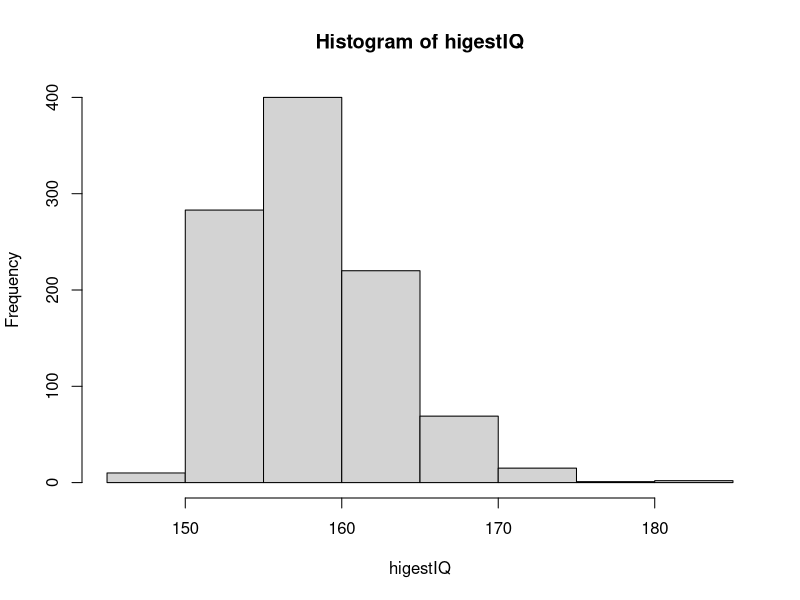
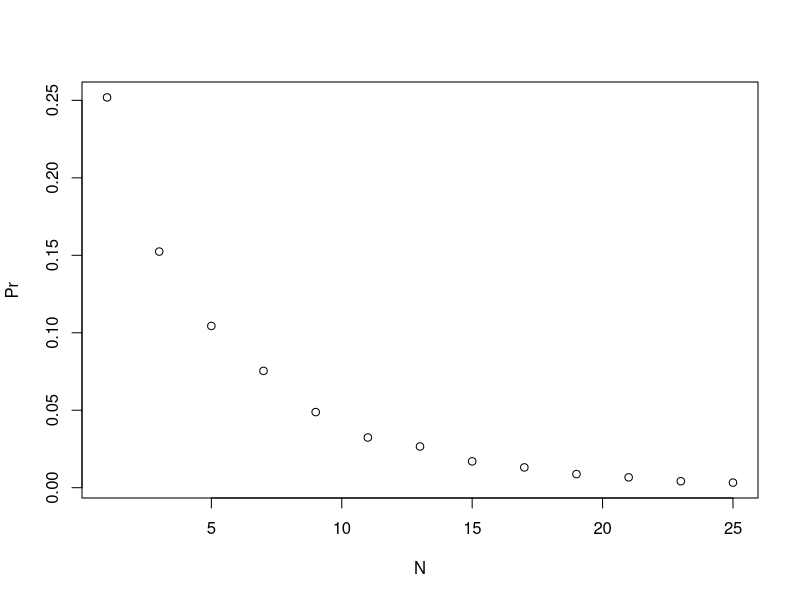
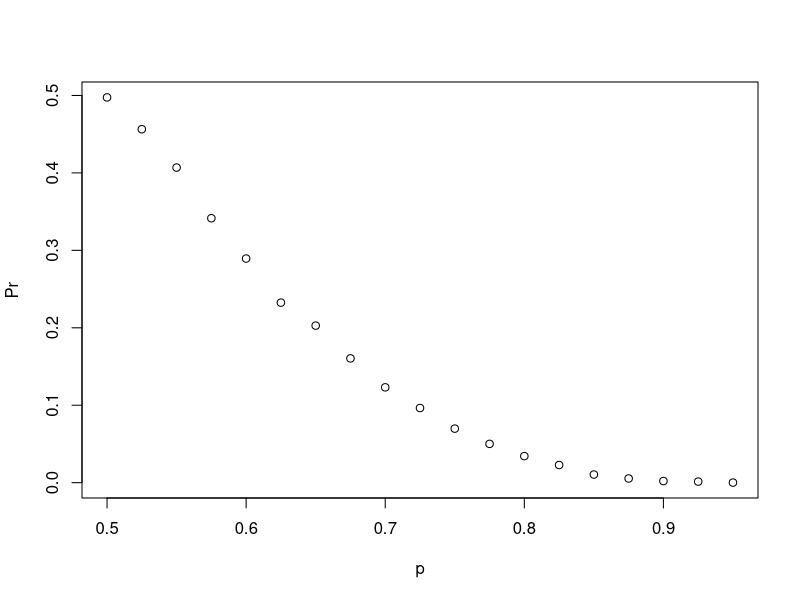
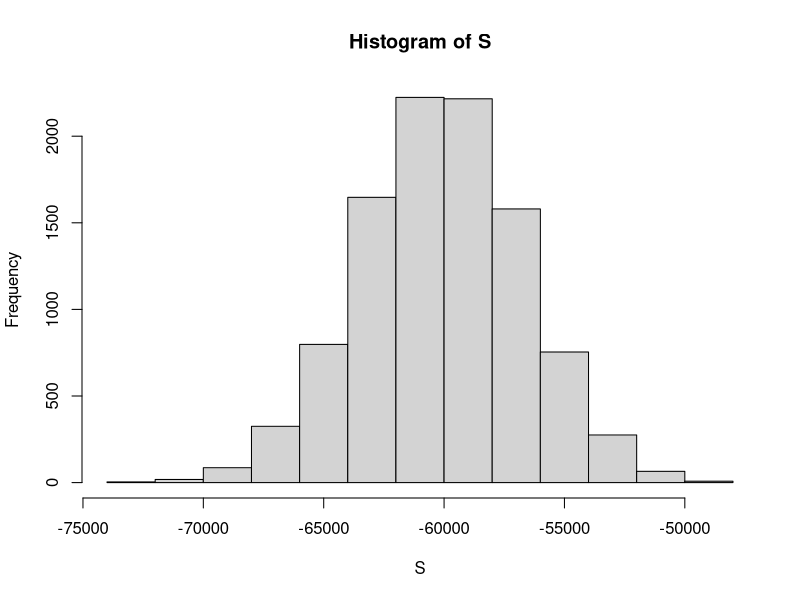

These figures' R source, in order:
## ed.X HarvardX Data Science - Probability

# Assign a variable `p_green` as the probability of the ball landing in a green pocket
p_green <- 2 / 38

# Assign a variable `p_not_green` as the probability of the ball not landing in a green pocket
p_not_green <- 1-p_green

# Define the number of bets using the variable 'n'
n <- 100

# Calculate 'avg', the expected outcome of 100 spins if you win $17 when the ball lands on green and you lose $1 when the ball doesn't land on green
avg <- n * (17*p_green + -1*p_not_green)

# Compute 'se', the standard error of the sum of 100 outcomes
se <- sqrt(n) * (17 - -1)*sqrt(p_green*p_not_green)

# Using the expected value 'avg' and standard error 'se', compute the probability that you win money betting on green 100 times.
1 - pnorm(0, avg, se)

# ------------------------------------------------------------------------

# The variable `B` specifies the number of times we want the simulation to run.
B <- 1000

# Use the `set.seed` function to make sure your answer matches the expected result after random number generation.
set.seed(1)

# Create an object called `highestIQ` that contains the highest IQ score from each random distribution of 10,000 people.
higestIQ <- replicate (B, {
  school <- rnorm(10000, 100, 15)
  max(school)
})

# Make a histogram of the highest IQ scores.
hist(higestIQ)

# ------------------------------------------------------------------------

# Given a value 'p', the probability of winning the series for the underdog team B can be computed with the following function based on a Monte Carlo simulation:
prob_win <- function(N, p=0.75){
  B <- 10000
  result <- replicate(B, {
    b_win <- sample(c(1,0), N, replace = TRUE, prob = c(1-p, p))
    sum(b_win)>=(N+1)/2
  })
  mean(result)
}

# Assign the variable 'N' as the vector of series lengths. Use only odd numbers ranging from 1 to 25 games.
N <- seq(1, 25, 2)

# Apply the 'prob_win' function across the vector of series lengths to determine the probability that team B will win. Call this object `Pr`.
Pr <- sapply(N, prob_win)

# Plot the number of games in the series 'N' on the x-axis and 'Pr' on the y-axis.
plot(N, Pr)

# ------------------------------------------------------------------------

# Let's assign the variable 'p' as the vector of probabilities that team A will win.
p <- seq(0.5, 0.95, 0.025)

# Given a value 'p', the probability of winning the series for the underdog team B can be computed with the following function based on a Monte Carlo simulation:
prob_win <- function(p){
  B <- 10000
  result <- replicate(B, {
    b_win <- sample(c(1,0), 7, replace = TRUE, prob = c(1-p, p))
    sum(b_win)>=4
  })
  mean(result)
}

# Apply the 'prob_win' function across the vector of probabilities that team A will win to determine the probability that team B will win. Call this object 'Pr'.
Pr <- sapply(p, prob_win)

# Plot the probability 'p' on the x-axis and 'Pr' on the y-axis.
plot(p, Pr)

# ------------------------------------------------------------------------

# Assign a variable 'n' as the number of remaining games.
n <- 6

# Assign a variable `outcomes` as a vector of possible game outcomes, where 0 indicates a loss and 1 indicates a win for the Cavs.
outcomes <- c(0,1)

# Assign a variable `l` to a list of all possible outcomes in all remaining games. Use the `rep` function on `list(outcomes)` to create list of length `n`.
l <- rep(list(outcomes), n)

# Create a data frame named 'possibilities' that contains all combinations of possible outcomes for the remaining games.
possibilities <- expand.grid(l)

# Create a vector named 'results' that indicates whether each row in the data frame 'possibilities' contains enough wins for the Cavs to win the series.
results <- rowSums(possibilities) >=4

# Calculate the proportion of 'results' in which the Cavs win the series. Print the outcome to the console.
mean(results)

# ------------------------------------------------------------------------

# Assign the number of loans to the variable `n`
n <- 10000

# Assign the loss per foreclosure to the variable `loss_per_foreclosure`
loss_per_foreclosure <- -200

# Assign the probability of default to the variable `p_default`
p_default <- 0.03

# Use the `set.seed` function to make sure your answer matches the expected result after random sampling
set.seed(1)

# The variable `B` specifies the number of times we want the simulation to run
B <- 10000

# Generate a list of summed losses 'S'. Replicate the code from the previous exercise over 'B' iterations to generate a list of summed losses for 'n' loans
S <- replicate(B, {
  defaults <- sample(c(0,1), n, replace = TRUE, prob = c(1-p_default, p_default))
  sum(defaults * loss_per_foreclosure)
})

# Plot a histogram of 'S'
hist(S)

# ------------------------------------------------------------------------

# Assign the number of loans to the variable `n`
n <- 10000

# Assign the loss per foreclosure to the variable `loss_per_foreclosure`
loss_per_foreclosure <- -200000

# Assign the probability of default to the variable `p_default`
p_default <- 0.03
p <- 0.03

# Generate a variable `z` using the `qnorm` function
# Let z = qnorm(0.05) give us the value of z for which Pr(Z≤z)=0.05
z <- qnorm(0.05)

# Generate a variable `x` using `z`, `p_default`, `loss_per_foreclosure`, and `n`

x <- - loss_per_foreclosure * (n*p - z*sqrt(n*p*(1-p))) / (n*(1-p) + z*sqrt(n*p*(1-p)))

# Convert `x` to an interest rate, given that the loan amount is $180,000. Print this value to the console.
x <- x / 180000
x